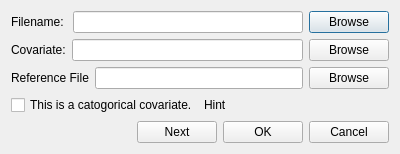
<?xml version="1.0" encoding="UTF-8"?>
<ui version="4.0">
 <class>SimpleDialog</class>
 <widget class="QDialog" name="SimpleDialog">
  <property name="geometry">
   <rect>
    <x>0</x>
    <y>0</y>
    <width>400</width>
    <height>151</height>
   </rect>
  </property>
  <property name="windowTitle">
   <string>Add GIS Data</string>
  </property>
  <layout class="QVBoxLayout" name="verticalLayout">
   <item>
    <layout class="QHBoxLayout" name="horizontalLayout">
     <item>
      <widget class="QLabel" name="label_1">
       <property name="text">
        <string>Filename: </string>
       </property>
      </widget>
     </item>
     <item>
      <widget class="QLineEdit" name="lineEdit_1"/>
     </item>
     <item>
      <widget class="QPushButton" name="btn_1">
       <property name="text">
        <string>Browse</string>
       </property>
      </widget>
     </item>
    </layout>
   </item>
   <item>
    <layout class="QHBoxLayout" name="horizontalLayout_2">
     <item>
      <widget class="QLabel" name="label_2">
       <property name="text">
        <string>Covariate:</string>
       </property>
      </widget>
     </item>
     <item>
      <widget class="QLineEdit" name="lineEdit_2"/>
     </item>
     <item>
      <widget class="QPushButton" name="btn_2">
       <property name="text">
        <string>Browse</string>
       </property>
      </widget>
     </item>
    </layout>
   </item>
   <item>
    <layout class="QHBoxLayout" name="horizontalLayout_4">
     <item>
      <widget class="QLabel" name="label_3">
       <property name="text">
        <string>Reference File</string>
       </property>
      </widget>
     </item>
     <item>
      <widget class="QLineEdit" name="lineEdit_3"/>
     </item>
     <item>
      <widget class="QPushButton" name="btn_3">
       <property name="text">
        <string>Browse</string>
       </property>
      </widget>
     </item>
    </layout>
   </item>
   <item>
    <layout class="QHBoxLayout" name="horizontalLayout_5">
     <item>
      <widget class="QCheckBox" name="checkBox">
       <property name="text">
        <string>This is a catogorical covariate.</string>
       </property>
      </widget>
     </item>
     <item>
      <widget class="QLabel" name="label_hint">
       <property name="text">
        <string>Hint</string>
       </property>
      </widget>
     </item>
    </layout>
   </item>
   <item>
    <spacer name="verticalSpacer">
     <property name="orientation">
      <enum>Qt::Vertical</enum>
     </property>
     <property name="sizeHint" stdset="0">
      <size>
       <width>20</width>
       <height>40</height>
      </size>
     </property>
    </spacer>
   </item>
   <item>
    <layout class="QHBoxLayout" name="horizontalLayout_3">
     <item>
      <spacer name="horizontalSpacer">
       <property name="orientation">
        <enum>Qt::Horizontal</enum>
       </property>
       <property name="sizeHint" stdset="0">
        <size>
         <width>40</width>
         <height>20</height>
        </size>
       </property>
      </spacer>
     </item>
     <item>
      <widget class="QPushButton" name="next_btn">
       <property name="text">
        <string>Next</string>
       </property>
      </widget>
     </item>
     <item>
      <widget class="QPushButton" name="ok_btn">
       <property name="text">
        <string>OK</string>
       </property>
      </widget>
     </item>
     <item>
      <widget class="QPushButton" name="cancel_btn">
       <property name="text">
        <string>Cancel</string>
       </property>
      </widget>
     </item>
    </layout>
   </item>
  </layout>
 </widget>
 <resources/>
 <connections/>
</ui>
